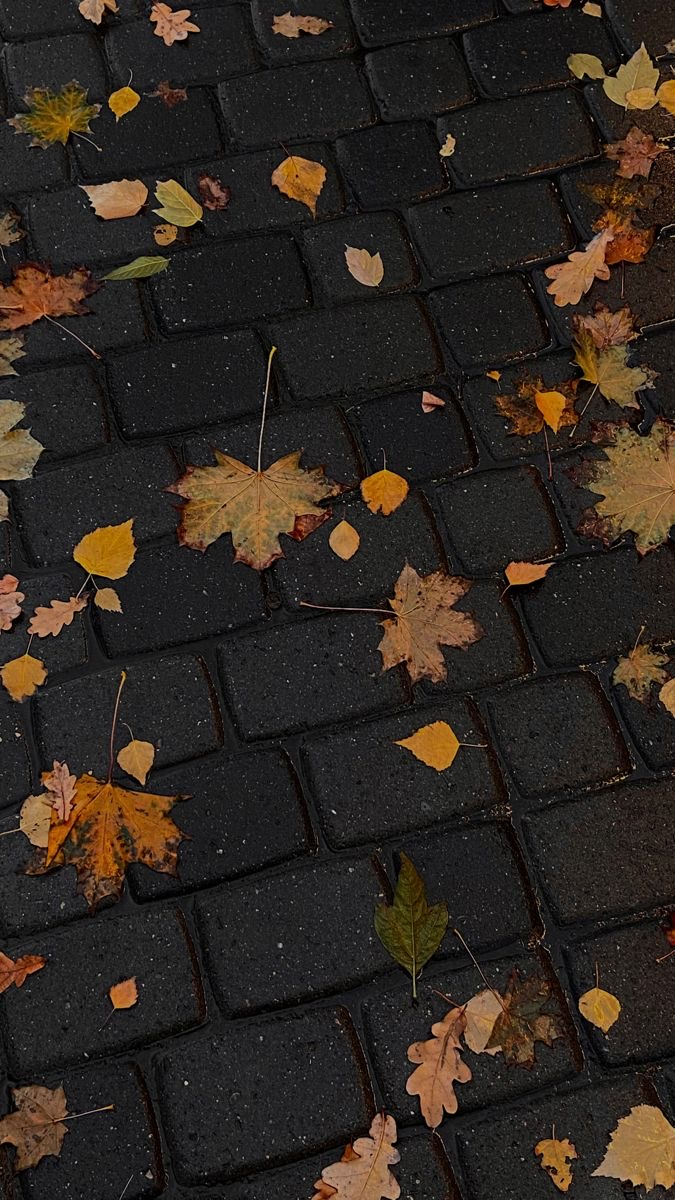
#> input picture ghibli-toolkit/assets/bg_autumn_leaves.jpg, 675 x 1200 px
$ python cut_leaves.py ../ghibli-toolkit/assets/bg_autumn_leaves.jpg
#> lines starting #> are read from the running program, lines starting #| are printed output that depends on the picture; after the words box and inside, x2 and y2 are one past the last pixel; in counts of white or black regions, pixels touching at a corner belong together
# 石畳の落ち葉写真（bg_autumn_leaves.jpg）から、枯葉を1枚ずつ切り抜く（暗い石畳と色で分ける）
# 使い方: python3 cut_leaves.py <出力フォルダ>
import sys,os,cv2,numpy as np
O=sys.argv[1].rstrip('/')+'/'; os.makedirs(O,exist_ok=True)
im=cv2.imread(os.path.dirname(os.path.abspath(__file__))+'/../ghibli-toolkit/assets/bg_autumn_leaves.jpg')
#> im is the input picture: shape (1200, 675, 3); mean B, G, R 32.5, 39.4, 47.8
hsv=cv2.cvtColor(im,cv2.COLOR_BGR2HSV)
#> hsv: shape (1200, 675, 3); mean H, S, V 40.6, 56.4, 48.2
m=((hsv[...,1]>70)&(hsv[...,2]>90)).astype(np.uint8)*255
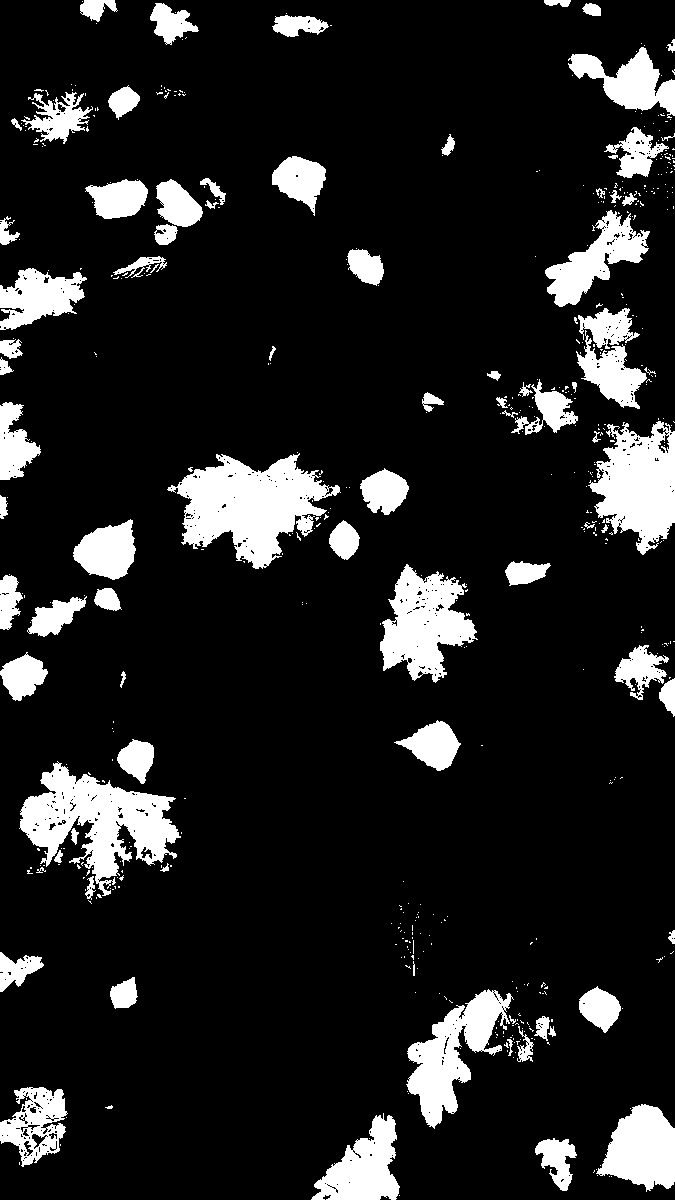
#> m: shape (1200, 675); 13.1% white; 528 white regions (444 under 20 px), largest, box (x1, y1, x2, y2) and area: (167, 453, 341, 569) 10574, (19, 761, 181, 896) 9741, (588, 421, 675, 555) 7327
m=cv2.morphologyEx(m,cv2.MORPH_CLOSE,np.ones((5,5),np.uint8)); m=cv2.morphologyEx(m,cv2.MORPH_OPEN,np.ones((3,3),np.uint8))
#> after `m = cv2.morphologyEx(m, cv2.MORPH_CLOSE, np.ones((5, 5), np.uint8))`:
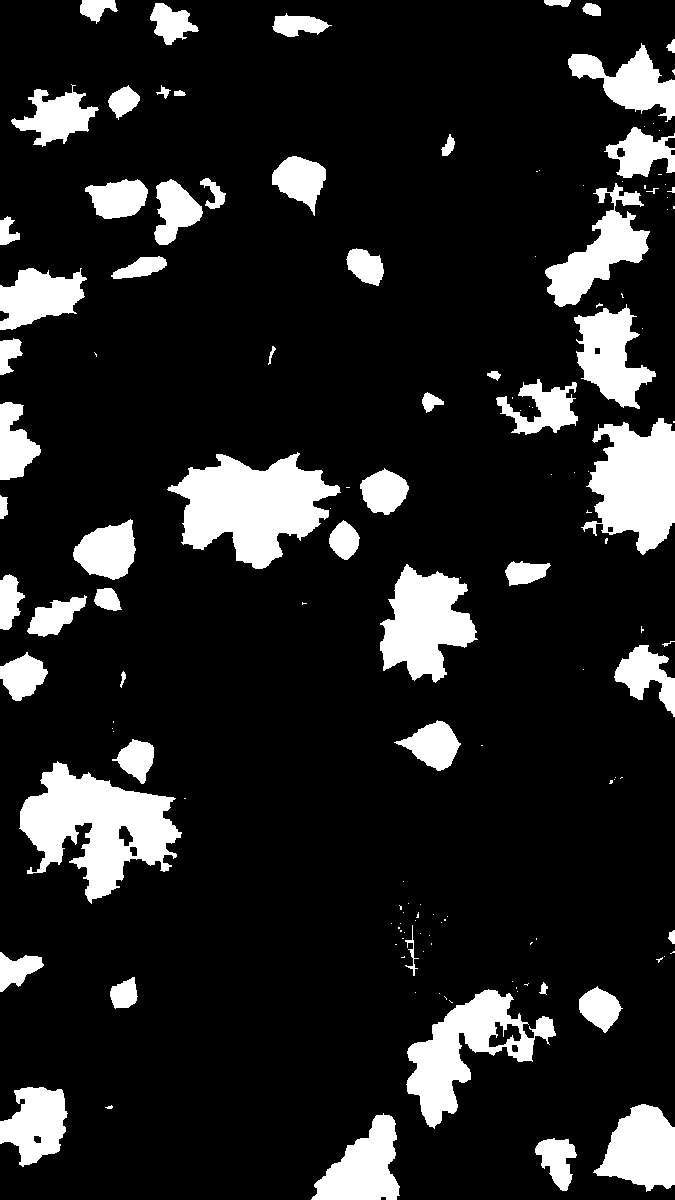
#> m: shape (1200, 675); 14.4% white; 141 white regions (81 under 20 px), largest, box (x1, y1, x2, y2) and area: (19, 761, 182, 904) 11671, (167, 452, 341, 569) 11444, (581, 418, 675, 555) 8462
#> after `m = cv2.morphologyEx(m, cv2.MORPH_OPEN, np.ones((3, 3), np.uint8))`:
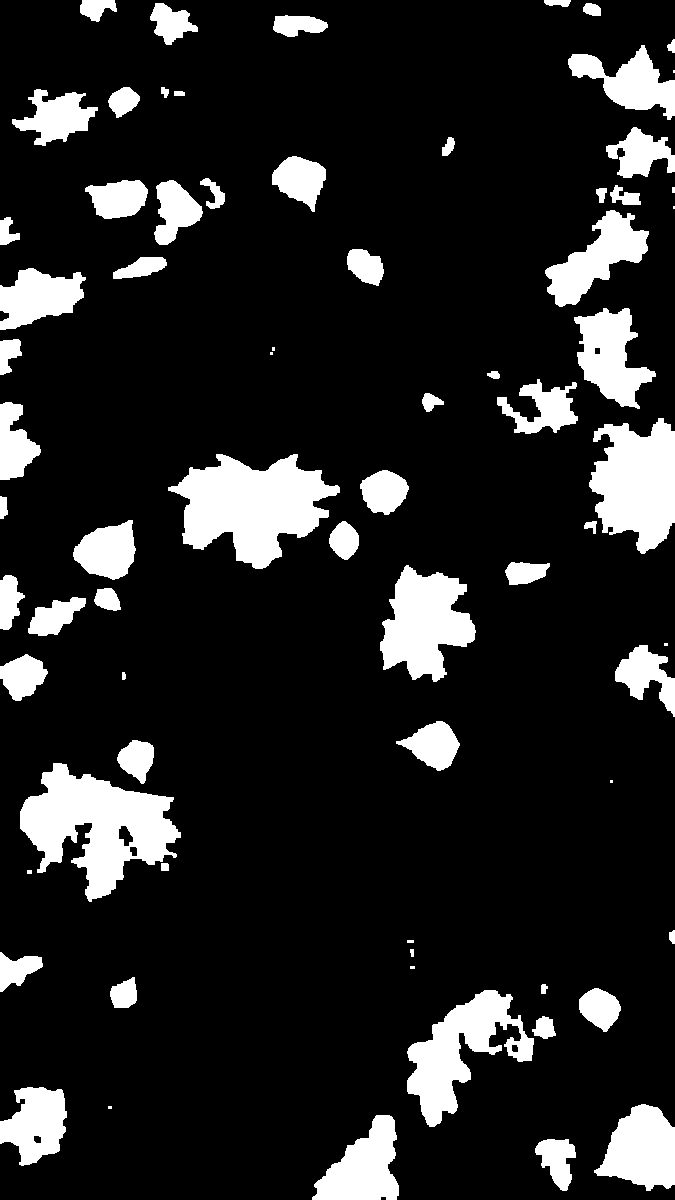
#> m: shape (1200, 675); 14.3% white; 72 white regions (9 under 20 px), largest, box (x1, y1, x2, y2) and area: (20, 763, 181, 902) 11507, (168, 454, 340, 569) 11404, (589, 418, 675, 554) 8325
n,lab,st,_=cv2.connectedComponentsWithStats(m)
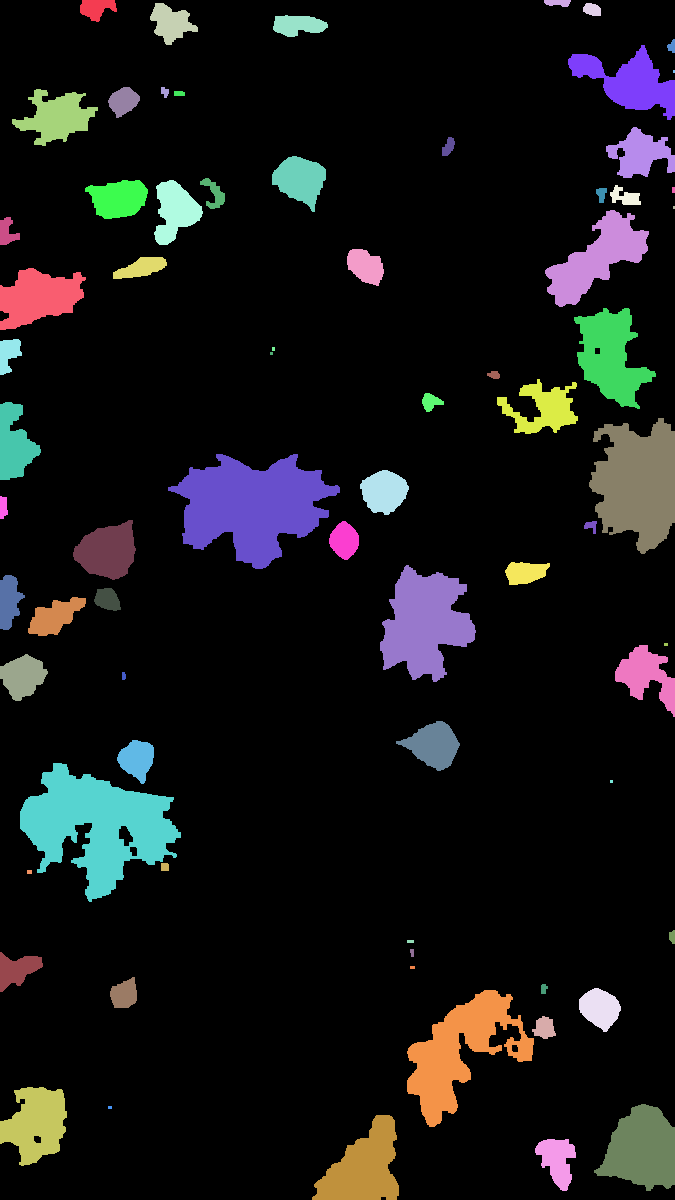
#> lab: shape (1200, 675) int32; 73 distinct labels, from 0 to 72; one colour per label, 0 black
#> n = 73; st = 73 rows, first 6: [0, 0, 675, 1200, 694431], [80, 0, 37, 22, 530], [544, 0, 27, 7, 146], [150, 3, 48, 42, 1127], [583, 3, 18, 13, 186], [273, 15, 55, 22, 859]
idx=sorted([i for i in range(1,n) if st[i,4]>1500 and st[i,0]>2 and st[i,1]>2 and st[i,0]+st[i,2]<im.shape[1]-2 and st[i,1]+st[i,3]<im.shape[0]-2],key=lambda i:-st[i,4])[:10]
#> idx = [54, 37, 66, 44, 28, 23, 40, 11, 33, 18]
for k,i in enumerate(idx):
    x,y,w,h,a=st[i]; a_=(lab[y:y+h,x:x+w]==i).astype(np.uint8)*255; a_=cv2.GaussianBlur(a_,(3,3),0)
    cv2.imwrite(O+f'leaf{k}.png',np.dstack([im[y:y+h,x:x+w],a_])); print(k,w,h,a)
#> this loop made 10 passes
#> (i, x, y, w, h, a) on passes 1 to 10: (54, 20, 763, 161, 139, 11507), (37, 168, 454, 172, 115, 11404), (66, 407, 990, 127, 137, 7246), (44, 380, 565, 96, 117, 6972), (28, 574, 308, 82, 101, 4469), (23, 545, 210, 104, 97, 4362), (40, 73, 520, 63, 60, 2579), (11, 12, 89, 86, 57, 2528), (33, 497, 379, 81, 55, 2166), (18, 154, 180, 49, 65, 1896)
#| 0 161 139 11507
#| 1 172 115 11404
#| 2 127 137 7246
#| 3 96 117 6972
#| 4 82 101 4469
#| 5 104 97 4362
#| 6 63 60 2579
#| 7 86 57 2528
#> (further printed lines are left out)
#> pass 1, `a_ = cv2.GaussianBlur(a_, (3, 3), 0)`:
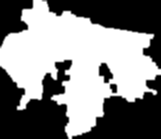
#> a_: shape (139, 161); min 0, max 255, mean 131.1
#> pass 1, `cv2.imwrite(O + f'leaf{k}.png', np.dstack([im[y:y + h, x:x + w], a_]))`:
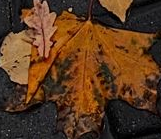
#> saved as leaf0.png: shape (139, 161, 4); mean B, G, R, A 31.5, 57.1, 90.1, 131.1
#> pass 2, `a_ = (lab[y:y + h, x:x + w] == i).astype(np.uint8) * 255`:
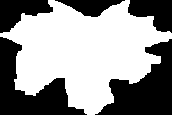
#> a_: shape (115, 172); 57.7% white; 5 black regions, box (x1, y1, x2, y2) and area: (95, 39, 172, 115) 2986, (0, 37, 87, 115) 2782, (0, 0, 53, 33) 1012, (128, 0, 172, 33) 971, (55, 0, 125, 17) 625
